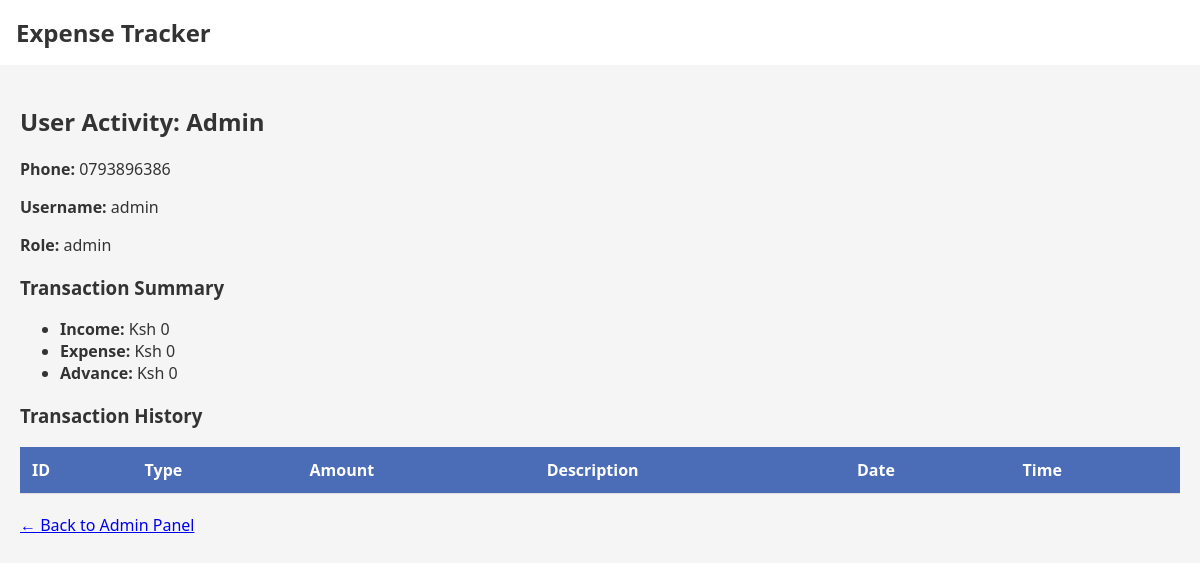
Page /admin/user/2 (signed in) on the committed database.
### tables this page shows
CREATE TABLE users (
            id INTEGER PRIMARY KEY AUTOINCREMENT,
            name TEXT,
            phone TEXT,
            username TEXT UNIQUE,
            password TEXT,
            role TEXT
        );

### app.py (the view)
@app.route('/admin/user/<int:user_id>')
@admin_only
def user_activity(user_id):
    db = get_db()
    user = db.execute("SELECT * FROM users WHERE id=?", (user_id,)).fetchone()
    if not user:
        flash("User not found.")
        return redirect(url_for('dashboard'))
    transactions = db.execute("SELECT * FROM transactions WHERE user_id=? ORDER BY date DESC", (user_id,)).fetchall()
    labels = ['income', 'expense', 'advance']
    data = [db.execute("SELECT SUM(amount) FROM transactions WHERE type=? AND user_id=?", (label, user_id)).fetchone()[0] or 0 for label in labels]
    return render_template('user_activity.html', user=user, transactions=transactions, labels=labels, data=data, zip=zip)

### app.py (called while the page is built)
@app.context_processor
def inject_settings():
    db = get_db()
    try:
        settings_data = db.execute("SELECT key, value FROM settings").fetchall()
        return {
            'settings': {row['key']: row['value'] for row in settings_data}
        }
    except Exception:
        return {'settings': {}}

def admin_only(f):
    @wraps(f)
    def decorated(*args, **kwargs):
        if 'user' not in session or session['user']['role'] != 'admin':
            flash("Admin access only")
            return redirect(url_for('dashboard'))
        return f(*args, **kwargs)
    return decorated

### database.py (called while the page is built)
def get_db():
    if 'db' not in g:
        g.db = sqlite3.connect(DATABASE)
        g.db.row_factory = sqlite3.Row
        g.db.execute('PRAGMA foreign_keys = ON')  # Enforce foreign key constraints
    return g.db

### templates/user_activity.html (shortened to what this page needs)
{% extends "base.html" %}
{% block content %}
<h2>User Activity: {{ user.name }}</h2>
<p><strong>Phone:</strong> {{ user.phone }}</p>
<p><strong>Username:</strong> {{ user.username }}</p>
<p><strong>Role:</strong> {{ user.role }}</p>
<h3>Transaction Summary</h3>
<ul>
  {% for label, value in zip(labels, data) %}
    <li><strong>{{ label.title() }}:</strong> Ksh {{ value }}</li>
  {% endfor %}
</ul>
<h3>Transaction History</h3>
<table>
  <tr><th>ID</th><th>Type</th><th>Amount</th><th>Description</th><th>Date</th><th>Time</th></tr>
</table>
<a href="{{ url_for('dashboard') }}" style="display: inline-block; margin-top: 20px;">← Back to Admin Panel</a>
{% endblock %}

### static/style.css (style rules this page uses)
body { margin: 0; font-family: 'Segoe UI', Tahoma, Geneva, Verdana, sans-serif; background-color: #f4f6f8; color: #333; }
table { width: 100%; border-collapse: collapse; margin-top: 10px; }
th, td { padding: 12px; border-bottom: 1px solid #ddd; text-align: left; }
th { background-color: #4b6cb7; color: white; }

### rows in the picture
users: name "Admin", phone "0793896386", username "admin", role "admin"

### other values in the picture
{{ settings.get('site_name', 'Expense Tracker') }} "Expense Tracker"
{{ label.title() }} "Income" "Expense" "Advance"
{{ value }} "0" "0" "0"
